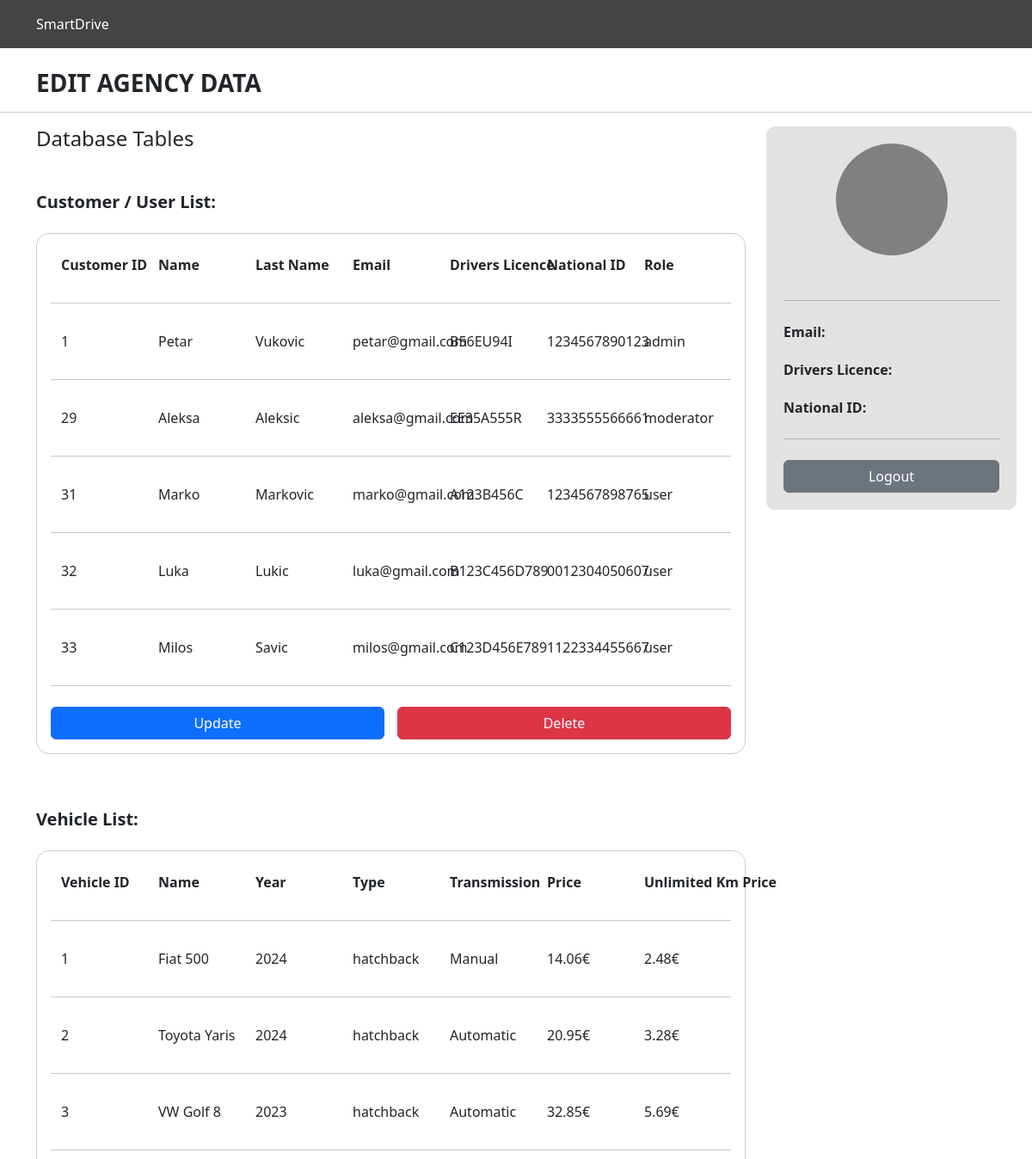
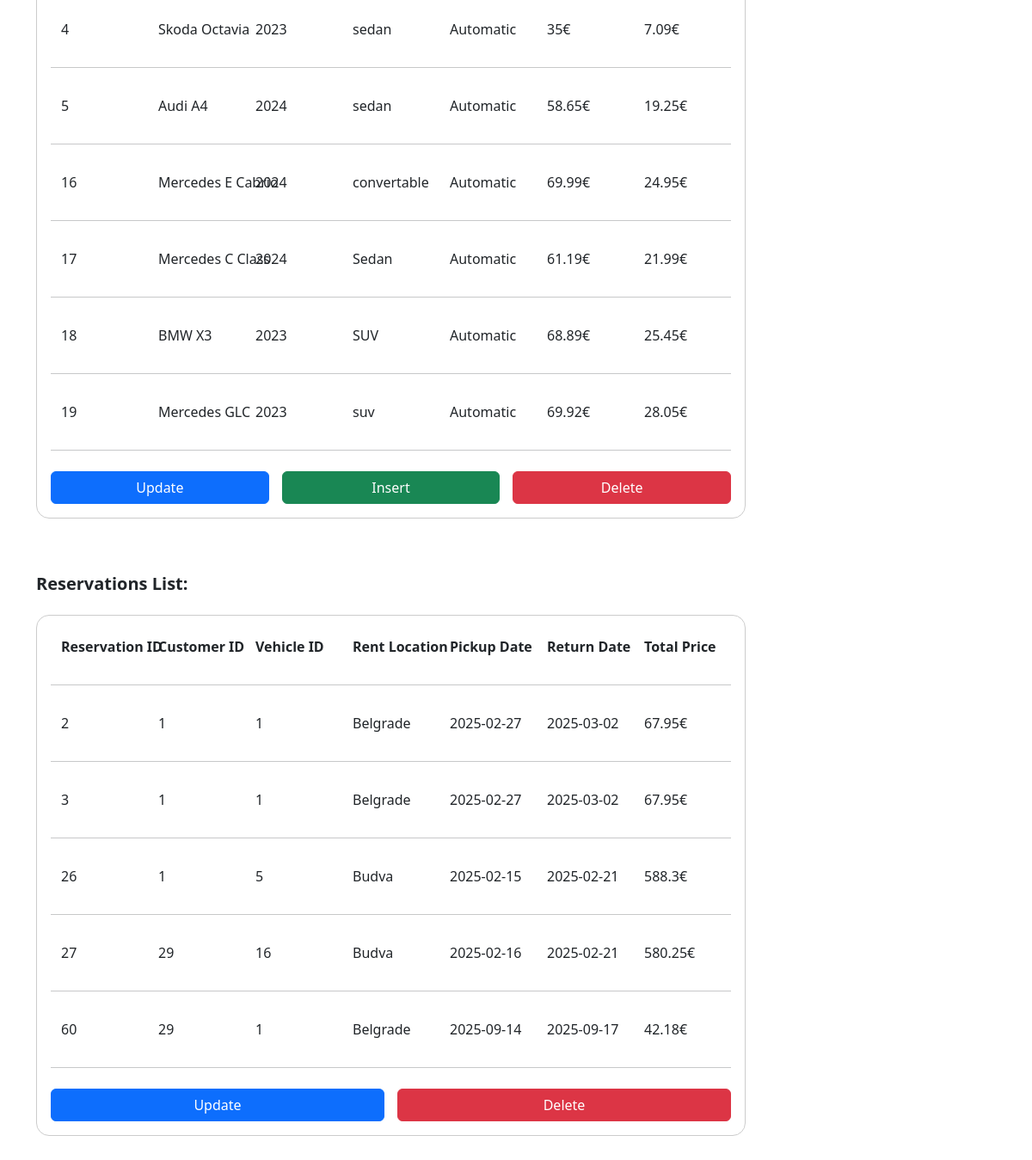
/Admin/admin.php, run on the app's committed database (2 pictures, top to bottom).
### tables this page shows
CREATE TABLE `customer` (
  `customer_id` int(20) UNSIGNED NOT NULL,
  `name` varchar(36) NOT NULL,
  `lastName` varchar(36) NOT NULL,
  `email` varchar(28) NOT NULL,
  `password` varchar(28) NOT NULL,
  `driversLicence` varchar(16) NOT NULL,
  `nationalID` varchar(13) NOT NULL,
  `role` enum('admin','moderator','user') NOT NULL DEFAULT 'user'
);

CREATE TABLE `vehicles` (
  `vehicle_id` int(10) UNSIGNED NOT NULL,
  `name` varchar(24) NOT NULL,
  `year` int(4) UNSIGNED NOT NULL,
  `type` varchar(24) NOT NULL,
  `description` varchar(64) NOT NULL,
  `seats` int(10) UNSIGNED NOT NULL,
  `transmission` varchar(12) NOT NULL,
  `doors` int(2) UNSIGNED NOT NULL,
  `suitcase` int(2) UNSIGNED NOT NULL,
  `bag` int(2) UNSIGNED NOT NULL,
  `price` float NOT NULL,
  `unlimited_km` float UNSIGNED NOT NULL
);

CREATE TABLE `reservation` (
  `reservation_id` int(10) UNSIGNED NOT NULL,
  `customer_id` int(10) UNSIGNED NOT NULL,
  `vehicle_id` int(10) UNSIGNED NOT NULL,
  `pickup_return_location` varchar(28) NOT NULL,
  `pickup_date` date NOT NULL,
  `return_date` date NOT NULL,
  `price` float NOT NULL
);

### Admin/admin.php (the view, shortened to what this page needs)
<?php
  include_once 'adminConnection.php';
?>
<!DOCTYPE html>
<html lang="en">
<head>
    <link href="https://cdn.jsdelivr.net/npm/bootstrap@5.3.3/dist/css/bootstrap.min.css" rel="stylesheet">
    <link rel="stylesheet" href="admin.css">
</head>
<body>
    <section id="header">
        <div class="container-fluid black-background-cover">
            <div class="container logo-nav">
              <header class="d-flex flex-wrap align-items-center justify-content-center justify-content-md-between py-3 mb-4">
                <div class="col-md-3 mb-2 mb-md-0">
                  <a href="../index.php" class="d-inline-flex  text-decoration-none" style="color: white;">
                    SmartDrive
                  </a>
                </div>
              </header>
            </div>
        </div>
        <div class="container total">
          <h3 style="font-weight: bold;">EDIT AGENCY DATA</h3>
        </div>
        <hr>
    </section>
    <main id="main" class="container">
      <div class="row g-5">
        <div class="col-md-8 col-lg-9">
          <h4 class="mb-5">Database Tables</h4>
          <div class="row g-3">
            <div id="customer-list" class="col-12 mb-5">
              <h5 class="mb-4"><strong>Customer / User List:</strong></h5>
              <div class="inner p-3">
                  <div class="table-responsive">
                      <table class="custom-table">
                          <tr>
                              <td><strong>Customer ID</strong></td>
                              <td><strong>Name</strong></td>
                              <td><strong>Last Name</strong></td>
                              <td><strong>Email</strong></td>
                              <td><strong>Drivers Licence</strong></td>
                              <td><strong>National ID</strong></td>
                              <td><strong>Role</strong></td>
                          </tr>
                      </table>
                  </div>
                  <hr class="my-4">
                  <?php
                    $sql = "SELECT * FROM customer";
                    $rez = $mySqli -> query($sql);
                    while ($customer = $rez ->fetch_assoc()) {
                  ?>
                    <div class="table-responsive">
                        <table class="custom-table">
                            <tr>
                                <td><?php echo $customer['customer_id']; ?></td>
                                <td><?php echo $customer['name']; ?></td>
                                <td><?php echo $customer['lastName']; ?></td>
                                <td><?php echo $customer['email']; ?></td>
                                <td><?php echo $customer['driversLicence']; ?></td>
                                <td><?php echo $customer['nationalID']; ?></td>
                                <td><?php echo $customer['role']; ?></td>
                            </tr>
                        </table>
                    </div>
                    <hr class="my-4">
                  <?php } ?>
                  <div class="action-buttons text-center">
                      <button id="updateBtn" class="btn btn-primary">Update</button>
                      <button id="deleteBtn" class="btn btn-danger">Delete</button>
                  </div>
                </div>
            </div>
            <div id="vehicles-list" class="col-12 mb-5">
                <h5 class="mb-4"><strong>Vehicle List:</strong></h5>
                <div class="inner p-3">
                    <table class="custom-table">
                      <tr>
                        <td><strong>Vehicle ID</strong></td>
                        <td><strong>Name</strong></td>
                        <td><strong>Year</strong></td>
                        <td><strong>Type</strong></td>
                        <td><strong>Transmission</strong></td>
                        <td><strong>Price</strong></td>
                        <td><strong>Unlimited Km Price</strong></td>
                      </tr>
                    </table>
                    <hr class="my-4">
                      <?php
                          $sql = "SELECT * FROM vehicles";
                          $rez = $mySqli -> query($sql);
                          while ($vehicle = $rez -> fetch_assoc()) {
                        ?>
                              <table class="custom-table">
                                  <tr>
                                  <td><?php echo $vehicle['vehicle_id']; ?></td>
                                  <td><?php echo $vehicle['name']; ?></td>
                                  <td><?php echo $vehicle['year']; ?></td>
                                  <td><?php echo $vehicle['type']; ?></td>
                                  <td><?php echo $vehicle['transmission']; ?></td>
                                  <td><?php echo $vehicle['price'] . "€"; ?></td>
                                  <td><?php echo $vehicle['unlimited_km'] . "€"; ?></td>
                                  </tr>
                              </table>
                              <hr class="my-4">
                      <?php } ?>
                    <div class="action-buttons text-center">
                        <button id="updateBtnVehicle" class="btn btn-primary">Update</button>
                        <button id="insertBtnVehicle" class="btn btn-success">Insert</button>
                        <button id="deleteBtnVehicle" class="btn btn-danger">Delete</button>
                    </div>
                </div>
            </div>
            <div id="reservations-list" class="col-12 mb-5">
              <h5 class="mb-4"><strong>Reservations List:</strong></h5>
              <div class="inner p-3">
                <table class="custom-table">
                  <tr>
                    <td><strong>Reservation ID</strong></td>
                    <td><strong>Customer ID</strong></td>
                    <td><strong>Vehicle ID</strong></td>
                    <td><strong>Rent Location</strong></td>
                    <td><strong>Pickup Date</strong></td>
                    <td><strong>Return Date</strong></td>
                    <td><strong>Total Price</strong></td>
                  </tr>
                </table>
                <hr class="my-4">
                  <?php
                      $sql = "SELECT * FROM reservation";
                      $rez = $mySqli -> query($sql);
                      while ($reservation = $rez -> fetch_assoc()) {
                      ?>
                          <table class="custom-table">
                              <tr>
                              <td><?php echo $reservation['reservation_id']; ?></td>
                              <td><?php echo $reservation['customer_id']; ?></td>
                              <td><?php echo $reservation['vehicle_id']; ?></td>
                              <td><?php echo $reservation['pickup_return_location']; ?></td>
                              <td><?php echo $reservation['pickup_date']; ?></td>
                              <td><?php echo $reservation['return_date']; ?></td>
                              <td><?php echo $reservation['price'] . "€"; ?></td>
                              </tr>
                          </table>
                          <hr class="my-4">
                  <?php } ?>
                    <div class="action-buttons text-center">
                        <button id="updateBtnReservation" class="btn btn-primary">Update</button>
                        <button id="deleteBtnReservation" class="btn btn-danger">Delete</button>
                    </div>
            </div>
            </div>
          </div>
        </div>
        <div class="col-md-4 col-lg-3 order-md-last" id="right">
          <div id="inner-right">
            <div id="basic-info">
              <div class="userIcon"><p><?php echo $initials; ?></p></div>
            </div>
            <hr class="my-4">
            <div id="other-info">
              <div class="informations email">
                <p><strong>Email:</strong></p>
              </div>
              <div class="informations driversLicence">
                <p><strong>Drivers Licence:</strong></p>
              </div>
              <div class="informations nationalID">
                <p><strong>National ID:</strong></p>
              </div>
            </div>
            <hr class="my-4">
            <div id="session_off">
              <form action="../logout.php" method="POST">
                <button type="submit" class="btn btn-secondary">Logout</button>
              </form>
            </div>
          </div>
        </div>
      </div>
    </main>
</body>
</html>

### Admin/admin.css (style rules this page uses)
* { box-sizing: border-box; padding: 0; margin: 0; }
.black-background-cover { background-color: rgb(68, 68, 68); }
.nav-link, .btn { color: white; }
#right { padding: 0; }
#inner-right { background-color: #e2e2e2; border: 0; border-radius: 10px; width: 100%; padding: 20px; position: sticky; top: 20px; }
#basic-info { display: flex; flex-direction: column; align-items: center; justify-content: center; }
.userIcon { width: 130px; height: 130px; background-color: gray; border-radius: 50%; margin-bottom: 20px; display: flex; align-items: center; justify-content: center; }
#other-info { display: flex; flex-direction: column; gap: 20px; }
.informations { display: flex; justify-content: space-between; align-items: center; }
.informations > p { margin: 0; }
#session_off > form, button { width: 100%; }
.inner { border: 1px solid #ccc; border-radius: 15px; }
.table-responsive { overflow-x: auto; -webkit-overflow-scrolling: touch; }
.custom-table { table-layout: fixed; width: 100%; border-collapse: collapse; }
.custom-table th, .custom-table td { padding: 8px 12px; white-space: nowrap; text-align: left; }
.action-buttons { display: flex; justify-content: center; gap: 15px; }

### data on the page
customer: customer_id "1", name "Petar", lastName "Vukovic", email "petar@gmail.com", driversLicence "B56EU94I", nationalID "1234567890123", role "admin"
customer: customer_id "29", name "Aleksa", lastName "Aleksic", email "aleksa@gmail.com", driversLicence "EE35A555R", nationalID "3333555566661", role "moderator"
customer: customer_id "31", name "Marko", lastName "Markovic", email "marko@gmail.com", driversLicence "A123B456C", nationalID "1234567898765", role "user"
customer: customer_id "32", name "Luka", lastName "Lukic", email "luka@gmail.com", driversLicence "B123C456D789", nationalID "0012304050607", role "user"
customer: customer_id "33", name "Milos", lastName "Savic", email "milos@gmail.com", driversLicence "C123D456E789", nationalID "1122334455667", role "user"
vehicles: vehicle_id "1", name "Fiat 500", year "2024", type "hatchback", transmission "Manual", price "14.06", unlimited_km "2.48"
vehicles: vehicle_id "2", name "Toyota Yaris", year "2024", type "hatchback", transmission "Automatic", price "20.95", unlimited_km "3.28"
vehicles: vehicle_id "3", name "VW Golf 8", year "2023", type "hatchback", transmission "Automatic", price "32.85", unlimited_km "5.69"
vehicles: vehicle_id "4", name "Skoda Octavia", year "2023", type "sedan", transmission "Automatic", price "35", unlimited_km "7.09"
vehicles: vehicle_id "5", name "Audi A4", year "2024", type "sedan", transmission "Automatic", price "58.65", unlimited_km "19.25"
vehicles: vehicle_id "16", name "Mercedes E Cabrio", year "2024", type "convertable", transmission "Automatic", price "69.99", unlimited_km "24.95"
vehicles: vehicle_id "17", name "Mercedes C Class", year "2024", type "Sedan", transmission "Automatic", price "61.19", unlimited_km "21.99"
vehicles: vehicle_id "18", name "BMW X3", year "2023", type "SUV", transmission "Automatic", price "68.89", unlimited_km "25.45"
vehicles: vehicle_id "19", name "Mercedes GLC", year "2023", type "suv", transmission "Automatic", price "69.92", unlimited_km "28.05"
reservation: reservation_id "2", customer "1", vehicle "1", pickup_return_location "Belgrade", pickup_date "2025-02-27", return_date "2025-03-02", price "67.95"
reservation: reservation_id "3", customer "1", vehicle "1", pickup_return_location "Belgrade", pickup_date "2025-02-27", return_date "2025-03-02", price "67.95"
reservation: reservation_id "26", customer "1", vehicle "5", pickup_return_location "Budva", pickup_date "2025-02-15", return_date "2025-02-21", price "588.3"
reservation: reservation_id "27", customer "29", vehicle "16", pickup_return_location "Budva", pickup_date "2025-02-16", return_date "2025-02-21", price "580.25"
reservation: reservation_id "60", customer "29", vehicle "1", pickup_return_location "Belgrade", pickup_date "2025-09-14", return_date "2025-09-17", price "42.18"
